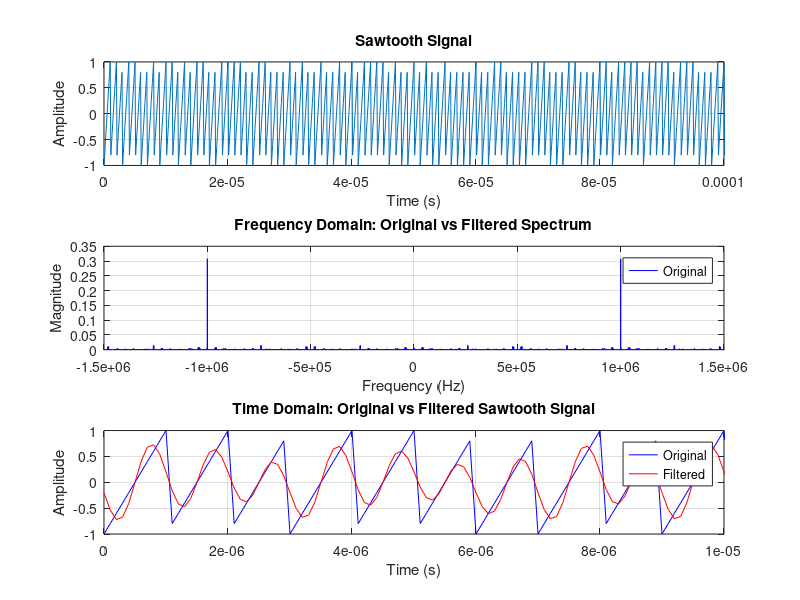

Write the MATLAB code that produced this figure.
% Parameters
Fs = 10e6; % Sampling frequency (10 MHz)
T = 1; % Duration (1 second)
t = 0:1/Fs:T-1/Fs; % Time vector (Δt = 1e-7 s)
f = 1e6; % Sawtooth frequency (5 Hz)
A = 1; % Amplitude

% Generate sawtooth signal
x = A * sawtooth(2 * pi * f * t);

% Compute FFT
N = length(x); % Number of samples
X = fft(x)/N; % Normalized FFT
freq = (-N/2:N/2-1)*(Fs/N); % Frequency vector (centered at 0 Hz)
X_shifted = fftshift(X); % Shift FFT for negative frequencies
X_mag = abs(X_shifted); % Magnitude spectrum

% Apply 1 MHz bandwidth filter (low-pass, -1 MHz to 1 MHz)
f_cutoff = 1e6; % 1 MHz cutoff frequency
filter_mask = abs(freq) <= f_cutoff; % Keep frequencies |f| ≤ 1 MHz
X_filtered = X_shifted .* filter_mask; % Apply filter
X_filtered_unshifted = ifftshift(X_filtered); % Unshift for IFFT

% Inverse FFT to get filtered time-domain signal
x_filtered = ifft(X_filtered_unshifted)*N; % Inverse FFT, rescaled

% Plot results
figure;

% Subplot 1: Original sawtooth signal
subplot(3,1,1);
plot(t, x);
title('Sawtooth Signal');
xlabel('Time (s)');
ylabel('Amplitude');
xlim([0 0.0001]); % Zoom to 1 ms for clarity
grid on;

% Subplot 2: Original and filtered frequency spectrum (with negative frequencies)
subplot(3,1,2);
plot(freq, X_mag, 'b', 'DisplayName', 'Original');
hold on;
% plot(freq, abs(X_filtered), 'r', 'DisplayName', 'Filtered (1 MHz BW)');
title('Frequency Domain: Original vs Filtered Spectrum');
xlabel('Frequency (Hz)');
ylabel('Magnitude');
xlim([-1.5e6 1.5e6]); % Show up to 1.5 MHz
legend;
grid on;

% Subplot 3: Original and filtered time-domain signal
subplot(3,1,3);
plot(t, x, 'b', 'DisplayName', 'Original');
hold on;
plot(t, real(x_filtered), 'r', 'DisplayName', 'Filtered');
title('Time Domain: Original vs Filtered Sawtooth Signal');
xlabel('Time (s)');
ylabel('Amplitude');
xlim([0 0.00001]); % Zoom to 1 ms for clarity
legend;
grid on;